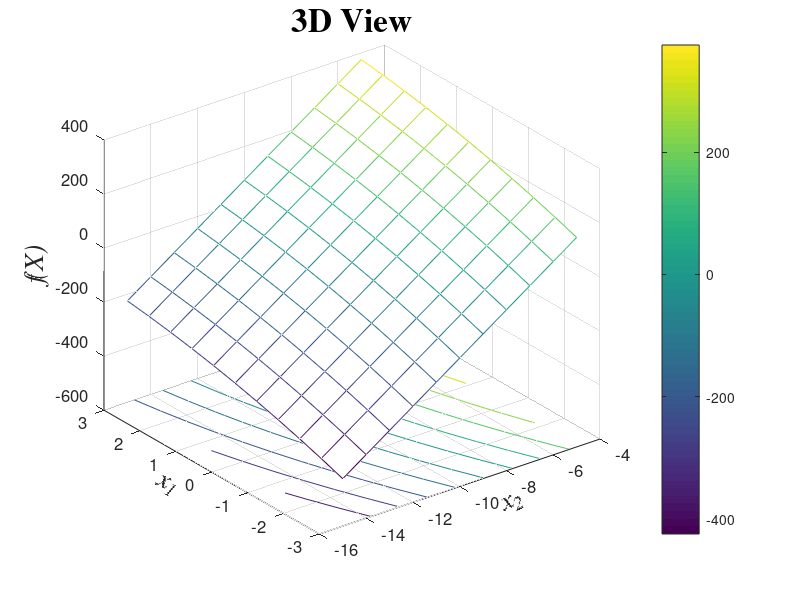

The MATLAB source for this figure:
% Bukin Function %
% f (x) = 100(x2-0.01x1^2 +1) + 0.01(x1 + 10)^2 %
% −15 ≤ x1 ≤ −5 and −3 ≤ x2 ≤ −3 %  
% global minimum f(x1,x2) = (−10, 0) %


clear
clc
warning off

x1min=-15;
x1max=-5;
x2min=-3;
x2max=3;
R=10; 
x1=x1min:(x1max-x1min)/R:x1max;
x2=x2min:(x2max-x2min)/R:x2max;
    
for j=1:length(x1)
    
    for i=1:length(x2)
        f(i)=100*(x2(i)-0.01*x1(j).^2 + 1)+0.01*((x1(j)+10).^2);
    end
    
    ftotal(j,:)=f;

end


meshc(x1,x2,ftotal);colorbar;set(gca,'FontSize',12);
xlabel('x_2','FontName','Times','FontSize',20,'FontAngle','italic');
set(get(gca,'xlabel'),'rotation',25,'VerticalAlignment','bottom');
ylabel('x_1','FontName','Times','FontSize',20,'FontAngle','italic');
set(get(gca,'ylabel'),'rotation',-25,'VerticalAlignment','bottom');
zlabel('f(X)','FontName','Times','FontSize',20,'FontAngle','italic');
title('3D View','FontName','Times','FontSize',24,'FontWeight','bold');
